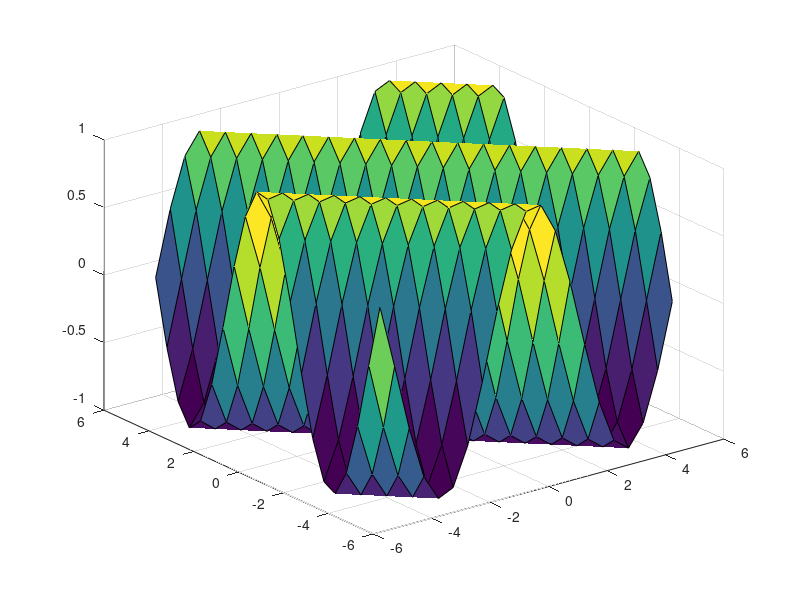

Write the MATLAB code that produced this figure.
clc
clear all
close all

% [x,y] = meshgrid(-2:0.1:2, -2:0.1:2);

% z = sqrt(16 - x.^2 - y.^2); %Funcion z(x,y)

% figure(1)

% surf(x,y,z, 'FaceAlpha',0.5, 'EdgeColor', 'none')
% 
% hold on

% zz = x + y;

% surf(x,y,zz, 'FaceAlpha',0.5, 'EdgeColor', 'none')

% hold off

[x,y] = meshgrid(-5:0.5:5, -5:0.5:5);

z = sin(x+y); %Funcion z(x,y)

figure(1)

surf(x,y,z)